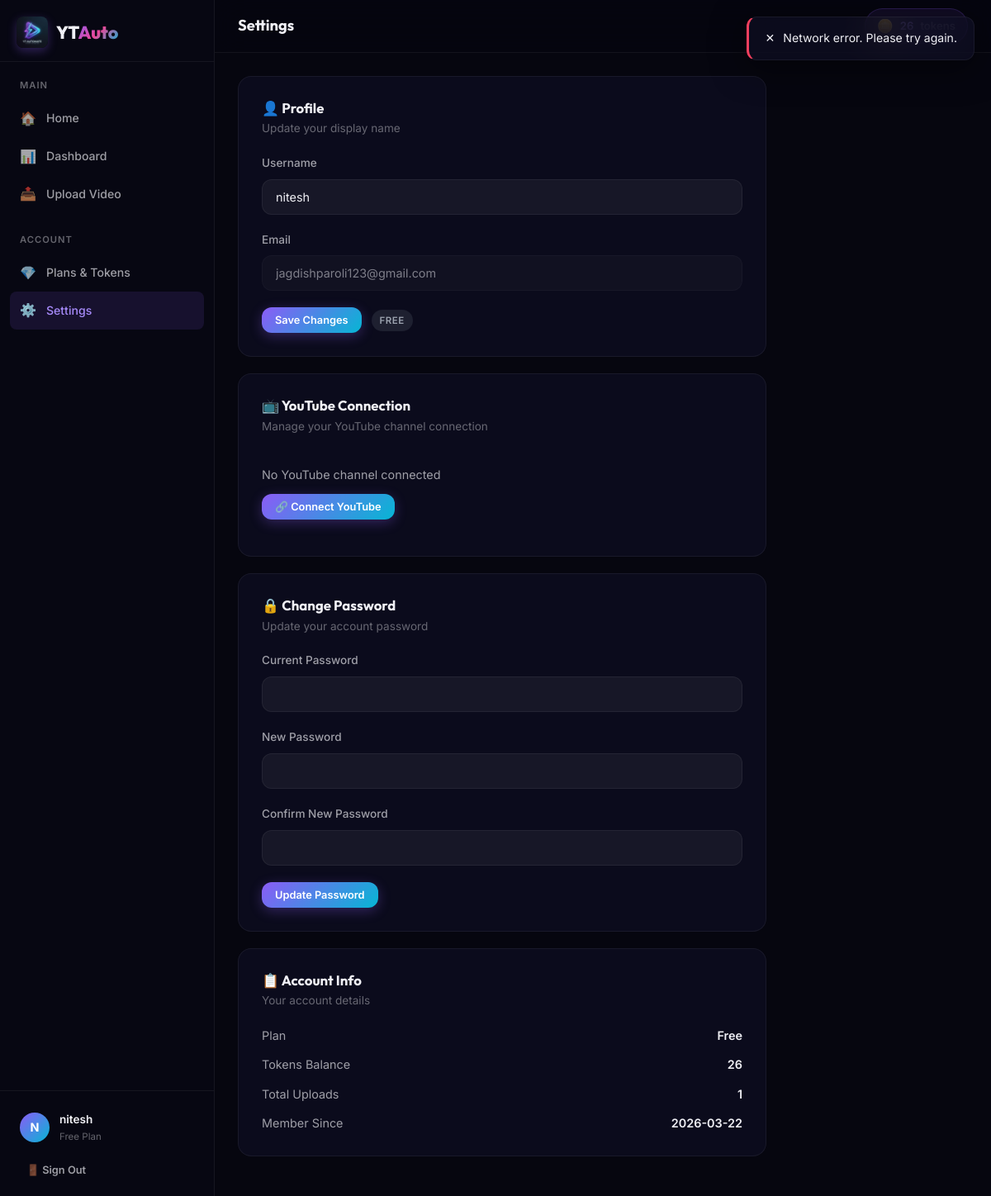
Page /settings (signed in) on the earlier database version.
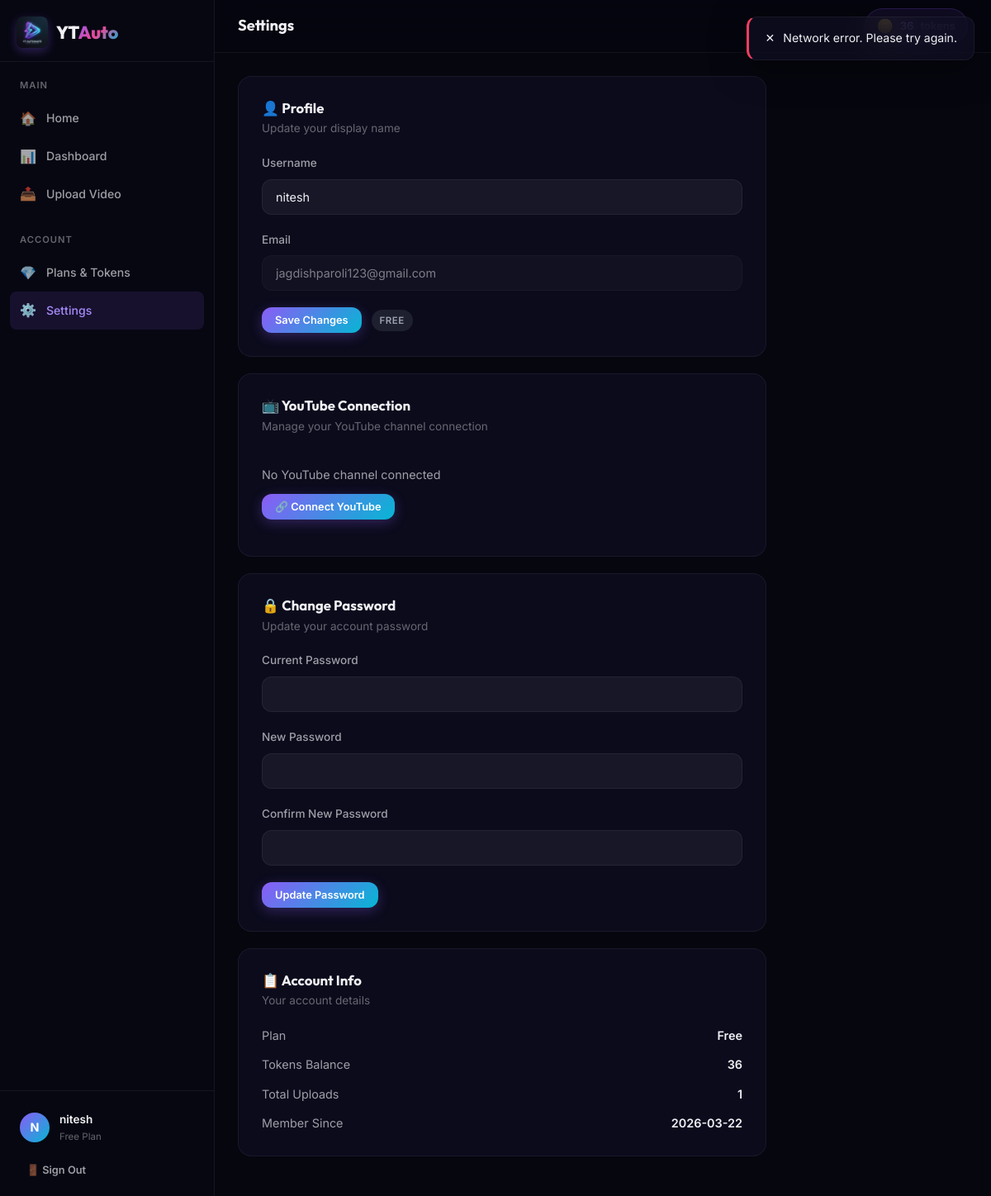
Same page on the later database version.
### tables this page shows
CREATE TABLE users (
                id              INTEGER PRIMARY KEY AUTOINCREMENT,
                email           TEXT UNIQUE NOT NULL,
                username        TEXT UNIQUE NOT NULL,
                password_hash   TEXT NOT NULL,
                plan            TEXT DEFAULT 'free' CHECK(plan IN ('free','pro','enterprise')),
                tokens_balance  INTEGER DEFAULT 50,
                total_tokens_used INTEGER DEFAULT 0,
                total_uploads   INTEGER DEFAULT 0,
                success_uploads INTEGER DEFAULT 0,
                avatar_url      TEXT DEFAULT '',
                last_refill     TEXT DEFAULT (datetime('now')),
                stripe_customer_id TEXT DEFAULT '',
                created_at      TEXT DEFAULT (datetime('now'))
            , youtube_credentials TEXT DEFAULT '');

### app.py (the view)
@app.route('/settings')
@login_required
def settings():
    yt_connected = check_authentication(current_user.id)
    channel = get_channel_info(current_user.id) if yt_connected else None
    user = get_user_by_id(current_user.id)
    return render_template('settings.html',
                           yt_connected=yt_connected,
                           channel=channel,
                           user=user)

### app.py (called while the page is built)
@app.before_request
def _before():
    session.permanent = True
    if current_user.is_authenticated:
        try:
            refill_daily_tokens(current_user.id)
        except Exception:
            pass
    if os.getenv('ENVIRONMENT') == 'production':
        if request.headers.get('X-Forwarded-Proto', 'http') != 'https':
            from urllib.parse import urlparse, urlunparse
            url = urlparse(request.url)
            if url.scheme == 'http':
                return redirect(urlunparse(url._replace(scheme='https')), code=301)

### models.py (called while the page is built)
@contextmanager
def get_db():
    conn = sqlite3.connect(DB_PATH)
    conn.row_factory = sqlite3.Row
    conn.execute("PRAGMA journal_mode=WAL")
    conn.execute("PRAGMA foreign_keys=ON")
    try:
        yield conn
        conn.commit()
    except Exception:
        conn.rollback()
        raise
    finally:
        conn.close()

def get_user_by_id(user_id):
    with get_db() as conn:
        row = conn.execute(
            "SELECT * FROM users WHERE id = ?", (user_id,)
        ).fetchone()
        return dict(row) if row else None

### templates/settings.html (shortened to what the changed rows need)
{% extends "base.html" %}
{% block page_id %}settings{% endblock %}
{% block body %}
<div class="app-layout">
    {% include 'partials/sidebar.html' %}
    <div class="main-content">
        <div class="topbar">
            <div class="topbar-left">
                <h1 class="topbar-title">Settings</h1>
            </div>
        </div>
        <div class="page-content">
            <div class="settings-section">
                <div class="settings-card glass-card">
                    <form id="profile-form">
                        <div class="form-group">
                            <label class="form-label" for="settings-username">Username</label>
                            <input type="text" id="settings-username" class="form-input" value="{{ user.username if user else '' }}" minlength="3" required>
                        </div>
                        <div class="form-group">
                            <label class="form-label">Email</label>
                            <input type="email" class="form-input" value="{{ user.email if user else '' }}" disabled style="opacity:0.5;">
                        </div>
                        <div style="display:flex;gap:12px;align-items:center;">
                            <button type="submit" class="btn btn-primary btn-sm">Save Changes</button>
                            <span class="badge badge-{{ user.plan if user else 'free' }}">{{ (user.plan if user else 'free')|upper }}</span>
                        </div>
                    </form>
                </div>
                <div class="settings-card glass-card">
                    <div style="display:grid;gap:12px;">
                        <div style="display:flex;justify-content:space-between;font-size:0.9rem;">
                            <span class="text-muted">Plan</span>
                            <span style="font-weight:600;">{{ (user.plan if user else 'free')|capitalize }}</span>
                        </div>
                        <div style="display:flex;justify-content:space-between;font-size:0.9rem;">
                            <span class="text-muted">Tokens Balance</span>
                            <span style="font-weight:600;">{{ user.tokens_balance if user else 0 }}</span>
                        </div>
                        <div style="display:flex;justify-content:space-between;font-size:0.9rem;">
                            <span class="text-muted">Total Uploads</span>
                            <span style="font-weight:600;">{{ user.total_uploads if user else 0 }}</span>
                        </div>
                        <div style="display:flex;justify-content:space-between;font-size:0.9rem;">
                            <span class="text-muted">Member Since</span>
                            <span style="font-weight:600;">{{ user.created_at[:10] if user and user.created_at else 'N/A' }}</span>
                        </div>
                    </div>
                </div>
            </div>
        </div>
    </div>
</div>
{% endblock %}

### templates/partials/sidebar.html
<aside class="sidebar">
    <div class="sidebar-header">
        <a href="/" class="nav-logo">
            <img src="{{ url_for('static', filename='img/logo.png') }}" alt="Youtube Auto AI Logo" class="nav-logo-img">
            <span>YT<span class="text-gradient">Auto</span></span>
        </a>
    </div>
    <nav class="sidebar-nav">
        <div class="sidebar-nav-group">
            <div class="sidebar-nav-label">Main</div>
            <a href="/" class="sidebar-link">
                <span class="link-icon">🏠</span> Home
            </a>
            <a href="/dashboard" class="sidebar-link {% if request.path == '/dashboard' %}active{% endif %}">
                <span class="link-icon">📊</span> Dashboard
            </a>
            <a href="/upload" class="sidebar-link {% if request.path == '/upload' %}active{% endif %}">
                <span class="link-icon">📤</span> Upload Video
            </a>
        </div>
        <div class="sidebar-nav-group">
            <div class="sidebar-nav-label">Account</div>
            <a href="/pricing" class="sidebar-link {% if request.path == '/pricing' %}active{% endif %}">
                <span class="link-icon">💎</span> Plans & Tokens
            </a>
            <a href="/settings" class="sidebar-link {% if request.path == '/settings' %}active{% endif %}">
                <span class="link-icon">⚙️</span> Settings
            </a>
        </div>
    </nav>
    <div class="sidebar-footer">
        <div class="sidebar-user">
            <div class="sidebar-avatar">{{ current_user.username[0]|upper if current_user.is_authenticated else '?' }}</div>
            <div class="sidebar-user-info">
                <div class="sidebar-username">{{ current_user.username if current_user.is_authenticated else 'Guest' }}</div>
                <div class="sidebar-plan">{{ current_user.plan if current_user.is_authenticated else 'free' }} plan</div>
            </div>
        </div>
        <form action="/logout" method="POST" style="margin-top:8px;">
            <button type="submit" class="btn btn-ghost btn-sm btn-block" style="justify-content:flex-start;">🚪 Sign Out</button>
        </form>
    </div>
</aside>

Differences in the rows shown:
changed users "Free": tokens_balance "26" → "36"
